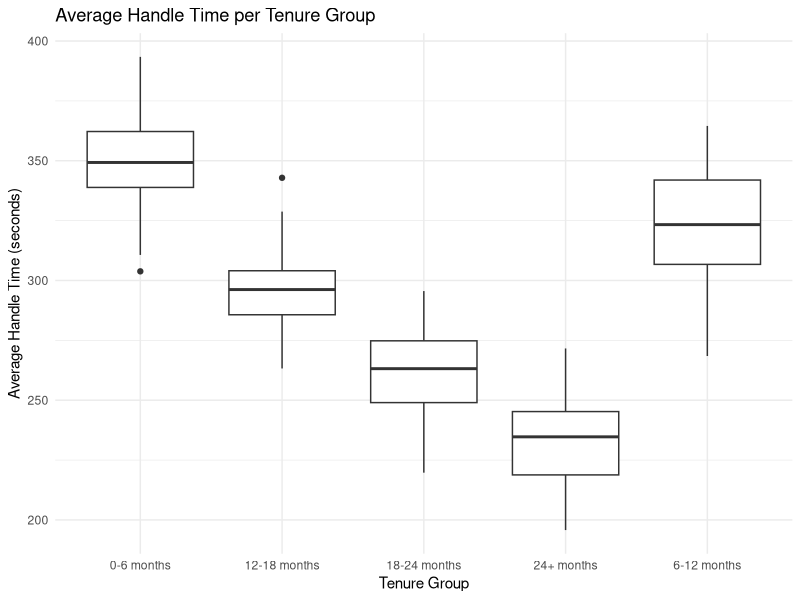
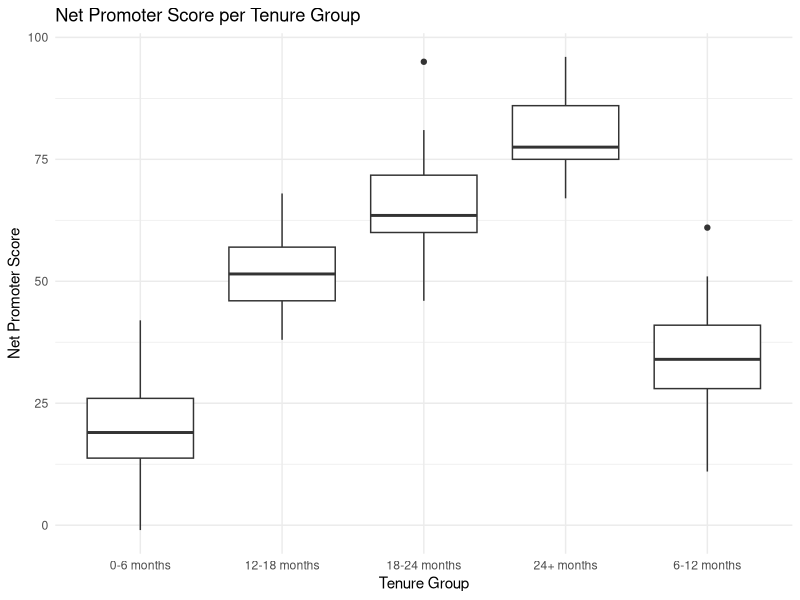
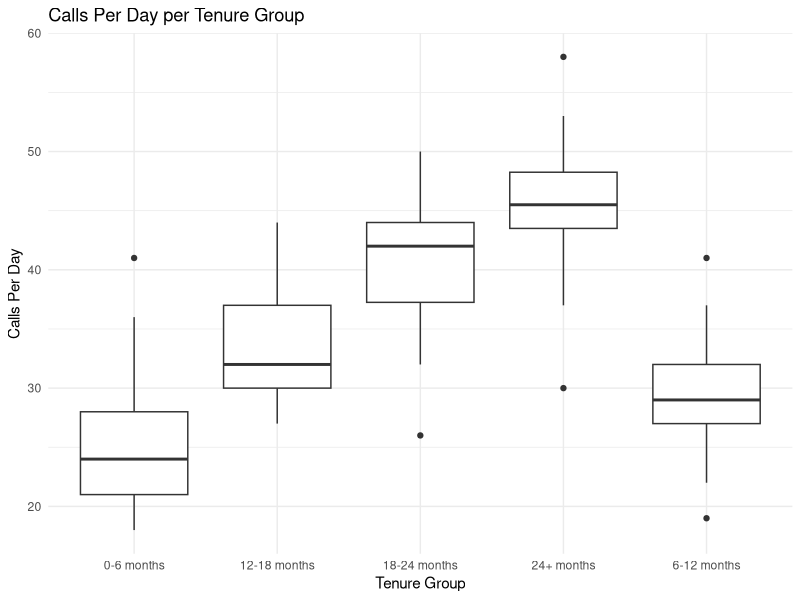
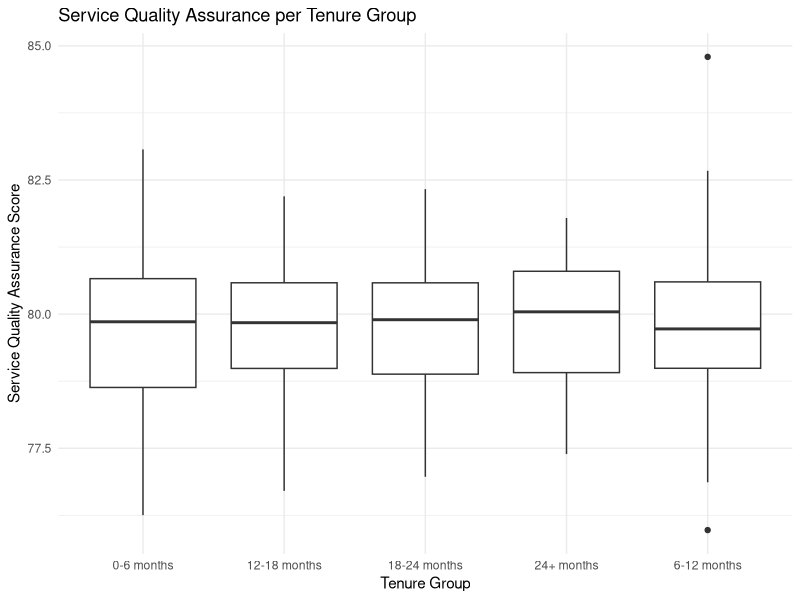

R code for these plots, in order:
# install.packages(c("tidyverse", "lubridate", "MASS"))

library(tidyverse)
library(MASS)
library(lubridate)

# set seed for reproducibility when generating random data
set.seed(123)

total_employees <- 200

tenure_groups <- c("0-6 months", "6-12 months", "12-18 months", "18-24 months", "24+ months")
tenure_distribution <- c(0.4, 0.2, 0.15, 0.15, 0.1)

employees_per_group <- round(total_employees * tenure_distribution)

df <- data.frame()

# synthesise data
for (i in 1:length(tenure_groups)) {
  group_df <- tibble(
    EmployeeID = seq(from = 1, to = employees_per_group[i]),
    TenureGroup = tenure_groups[i],
    # generate values for KPIs from a normal distribution - (i-1)*x is used here to simulate the decrease as tenure increases
    AHT = rnorm(n = employees_per_group[i], mean = (350 - (i-1)*30), sd = 20),
    NPS = round(rnorm(n = employees_per_group[i], mean = (20 + (i-1)*15), sd = 10)),
    CallsPerDay = round(rnorm(n = employees_per_group[i], mean = (25 + (i-1)*5), sd = 5)),
    # Poisson distribution used to create the number of assessments completed by each employee
    QA_Assessments = rpois(n = employees_per_group[i], lambda = 10 + (i-1)*2),  
    # Placeholder for SQA values
    SQA = rep(0, employees_per_group[i])  
  )
  
  # SQA is now the sum of individual assessment scores divided by the number of assessments
  group_df$SQA <- sapply(group_df$QA_Assessments, function(x) {
    scores = rnorm(n = x, mean = 80, sd = 5)
    return(sum(pmin(pmax(scores, 0), 100))/x)
  })
  
  df <- bind_rows(df, group_df)
}

# ensure no negative AHT values
df$AHT <- ifelse(df$AHT < 0, abs(df$AHT), df$AHT)
# ensure no NPS scores are out of bounds (-100 - 100)
df$NPS <- pmin(pmax(df$NPS, -100), 100)
# ensure no negative calls per day
df$CallsPerDay <- ifelse(df$CallsPerDay < 0, abs(df$CallsPerDay), df$CallsPerDay)
# ensure no SQA values are out of bounds
df$SQA <- pmin(pmax(df$SQA, 0), 100)

# EDA

# AHT plot
ggplot(df, aes(x = TenureGroup, y = AHT)) +
  geom_boxplot() +
  theme_minimal() +
  labs(title = "Average Handle Time per Tenure Group",
       x = "Tenure Group",
       y = "Average Handle Time (seconds)")

# NPS plot
ggplot(df, aes(x = TenureGroup, y = NPS)) +
  geom_boxplot() +
  theme_minimal() +
  labs(title = "Net Promoter Score per Tenure Group",
       x = "Tenure Group",
       y = "Net Promoter Score")

# CallsPerDay plot
ggplot(df, aes(x = TenureGroup, y = CallsPerDay)) +
  geom_boxplot() +
  theme_minimal() +
  labs(title = "Calls Per Day per Tenure Group",
       x = "Tenure Group",
       y = "Calls Per Day")

# SQA plot
ggplot(df, aes(x = TenureGroup, y = SQA)) +
  geom_boxplot() +
  theme_minimal() +
  labs(title = "Service Quality Assurance per Tenure Group",
       x = "Tenure Group",
       y = "Service Quality Assurance Score")
